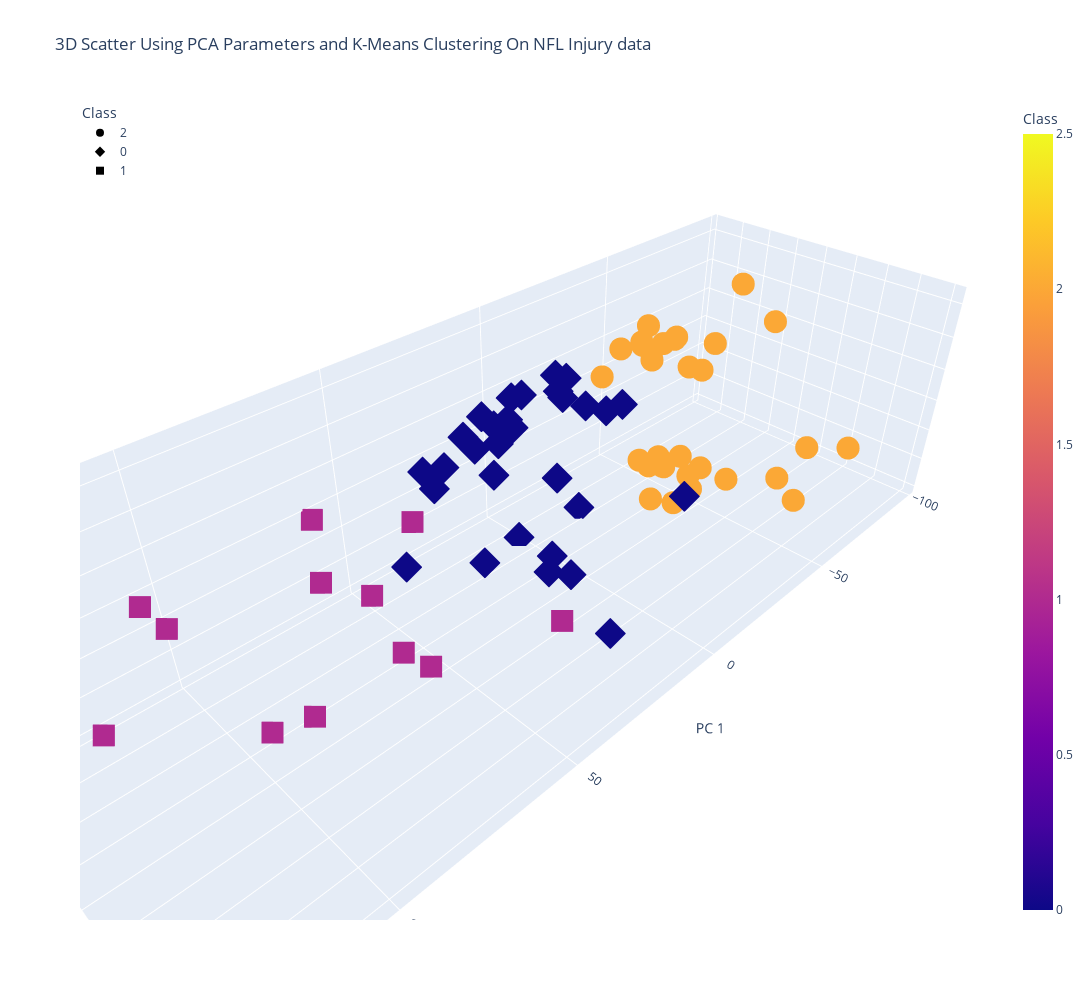

Here is the notebook cell this chart was saved with:
### Code cell
fig = px.scatter_3d(
    clustered_play_injuries,
    x="PC 1",
    y="PC 2",
    z="PC 3",
    color='Class',
    symbol='Class',
    width=1200,
    height=1000,
    title="3D Scatter Using PCA Parameters and K-Means Clustering On NFL Injury data",
    hover_name="FieldType",
    hover_data=[clustered_play_injuries.InjuryDuration,
                clustered_play_injuries.RosterPosition,
                clustered_play_injuries.Precipitation,
                clustered_play_injuries.OutdoorStadium,
                clustered_play_injuries.InjuryType,
                clustered_play_injuries.RosterPosition,
                clustered_play_injuries.Temperature]
)

fig.update_layout(legend=dict(x=0, y=1))
fig.show()

### Figure 1 — Plotly figure (JSON) as saved in the notebook; plotly's stock layout.template omitted (floating-point values rounded to 4 significant figures; data arrays with more than 128 entries replaced by an {"elided": "..."} marker saying what was removed)
{"data": [{"customdata": {"elided": "31x7 int values"}, "hovertemplate": "<b>%{hovertext}</b><br><br>Class=%{marker.color}<br>PC 1=%{x}<br>PC 2=%{y}<br>PC 3=%{z}<br>InjuryDuration=%{customdata[0]}<br>RosterPosition=%{customdata[5]}<br>Precipitation=%{customdata[2]}<br>OutdoorStadium=%{customdata[3]}<br>InjuryType=%{customdata[4]}<br>Temperature=%{customdata[6]}<extra></extra>", "hovertext": [0, 1, 1, 1, 1, 1, 1, 0, 1, 0, 0, 0, 0, 0, 0, 1, 1, 0, 1, 0, 1, 1, 0, 1, 0, 1, 1, 0, 1, 0, 1], "legendgroup": "2", "marker": {"color": [2, 2, 2, 2, 2, 2, 2, 2, 2, 2, 2, 2, 2, 2, 2, 2, 2, 2, 2, 2, 2, 2, 2, 2, 2, 2, 2, 2, 2, 2, 2], "coloraxis": "coloraxis", "symbol": "circle"}, "mode": "markers", "name": "2", "scene": "scene", "showlegend": true, "type": "scatter3d", "x": [-50.78, -59.11, -60.55, -34.88, -53.7, -56.77, -35.28, -53.5, -60.65, -60.74, -50.61, -60.76, -50.93, -47.61, -50.72, -27.08, -31.29, -48.62, -94.93, -50.0, -19.38, -16.74, -30.95, -41.88, -48.8, -39.16, -55.16, -46.94, -31.15, -39.59, -42.69], "y": [-5.303, 49.3, -24.02, 11.42, 7.079, -11.68, 16.65, -14.74, -22.35, 36.54, 26.73, -16.26, -10.86, -12.11, 34.44, 9.032, 50.74, -14.91, -12.74, 9.199, 18.37, 25.26, 19.26, 10.75, -10.88, 25.37, -2.073, -1.381, -14.56, -15.21, 1.165], "z": [-26.05, 0.8116, 5.426, -23.76, 18.97, -28.01, -16.64, 9.187, 12.52, -5.323, 32.87, 8.618, -28.48, -25.43, -11.87, -19.79, -1.929, 13.71, 18.66, -19.62, -1.165, 31.57, 23.39, -17.97, 9.225, -11.06, -22.87, 20.37, 8.887, 14.48, 21.97]}, {"customdata": {"elided": "32x7 int values"}, "hovertemplate": "<b>%{hovertext}</b><br><br>Class=%{marker.color}<br>PC 1=%{x}<br>PC 2=%{y}<br>PC 3=%{z}<br>InjuryDuration=%{customdata[0]}<br>RosterPosition=%{customdata[5]}<br>Precipitation=%{customdata[2]}<br>OutdoorStadium=%{customdata[3]}<br>InjuryType=%{customdata[4]}<br>Temperature=%{customdata[6]}<extra></extra>", "hovertext": [0, 0, 1, 0, 0, 0, 1, 1, 1, 1, 0, 1, 1, 0, 0, 0, 1, 0, 0, 0, 0, 1, 0, 1, 0, 0, 0, 1, 1, 1, 1, 1], "legendgroup": "0", "marker": {"color": [0, 0, 0, 0, 0, 0, 0, 0, 0, 0, 0, 0, 0, 0, 0, 0, 0, 0, 0, 0, 0, 0, 0, 0, 0, 0, 0, 0, 0, 0, 0, 0], "coloraxis": "coloraxis", "symbol": "diamond"}, "mode": "markers", "name": "0", "scene": "scene", "showlegend": true, "type": "scatter3d", "x": [27.37, -20.76, -10.65, 33.11, 28.79, -4.118, 2.262, 3.709, -19.32, 41.16, -20.13, 30.27, 1.734, 31.74, 11.34, -17.78, 17.52, 29.74, -19.18, -9.477, 12.75, -6.78, 36.84, 8.605, -12.22, -2.136, 11.96, -9.703, 12.14, 12.14, -5.116, 18.81], "y": [-1.217, -21.77, 10.36, 29.65, 43.04, -23.68, -14.61, -22.46, -17.38, -16.4, -11.98, -20.68, -16.9, 8.174, 14.37, -20.1, 12.35, -12.55, -18.51, -25.17, -17.05, 8.393, -7.873, 4.858, -3.506, -23.44, -25.79, 32.66, -11.67, -11.54, -26.31, -13.2], "z": [-18.28, 5.512, 17.91, 25.01, -13.33, 9.107, -30.43, 4.02, 11.84, -20.46, -29.7, 2.075, 4.881, 15.15, -22.46, 12.32, -19.18, 6.881, 5.366, 7.354, 12.72, 16.82, 6.137, -23.04, 11.36, 1.618, 2.489, 1.022, 6.78, 6.661, 0.7234, 7.19]}, {"customdata": [[28, 6, 0, 1, 36, 6, 79], [7, 8, 0, 1, 36, 8, 79], [42, 2, 0, 0, 36, 2, 74], [7, 1, 1, 1, 35, 1, 58], [1, 2, 0, 1, 35, 2, 53], [28, 2, 0, 1, 36, 2, 46], [42, 1, 1, 1, 36, 1, 70], [1, 8, 0, 0, 35, 8, 57], [28, 7, 0, 1, 35, 7, 73], [1, 1, 0, 0, 35, 1, 70], [42, 4, 0, 1, 36, 4, 39], [7, 6, 0, 1, 35, 6, 45], [1, 1, 1, 1, 35, 1, 39], [7, 5, 0, 1, 36, 5, 45]], "hovertemplate": "<b>%{hovertext}</b><br><br>Class=%{marker.color}<br>PC 1=%{x}<br>PC 2=%{y}<br>PC 3=%{z}<br>InjuryDuration=%{customdata[0]}<br>RosterPosition=%{customdata[5]}<br>Precipitation=%{customdata[2]}<br>OutdoorStadium=%{customdata[3]}<br>InjuryType=%{customdata[4]}<br>Temperature=%{customdata[6]}<extra></extra>", "hovertext": [0, 0, 1, 0, 0, 1, 1, 1, 1, 1, 1, 0, 1, 1], "legendgroup": "1", "marker": {"color": [1, 1, 1, 1, 1, 1, 1, 1, 1, 1, 1, 1, 1, 1], "coloraxis": "coloraxis", "symbol": "square"}, "mode": "markers", "name": "1", "scene": "scene", "showlegend": true, "type": "scatter3d", "x": [55.12, 53.31, 84.3, 136.1, 89.37, 73.61, 59.55, 107.7, 51.78, 110.1, 94.21, 131.4, 130.1, 59.67], "y": [-12.68, 4.531, 2.786, -17.45, 24.48, 25.27, 15.24, -18.57, 49.35, 0.7017, 0.9035, 21.19, -9.954, -28.12], "z": [-19.66, 10.99, -29.14, -2.455, 26.1, -1.222, -21.78, 5.211, 8.896, 12.93, -28.15, 16.22, 9.106, -1.825]}], "layout": {"coloraxis": {"colorbar": {"title": {"text": "Class"}}, "colorscale": [[0, "#0d0887"], [0.1111, "#46039f"], [0.2222, "#7201a8"], [0.3333, "#9c179e"], [0.4444, "#bd3786"], [0.5556, "#d8576b"], [0.6667, "#ed7953"], [0.7778, "#fb9f3a"], [0.8889, "#fdca26"], [1, "#f0f921"]]}, "height": 1000, "legend": {"title": {"text": "Class"}, "tracegroupgap": 0, "x": 0, "y": 1}, "scene": {"domain": {"x": [0, 1], "y": [0, 1]}, "xaxis": {"title": {"text": "PC 1"}}, "yaxis": {"title": {"text": "PC 2"}}, "zaxis": {"title": {"text": "PC 3"}}}, "title": {"text": "3D Scatter Using PCA Parameters and K-Means Clustering On NFL Injury data"}, "width": 1200}}
